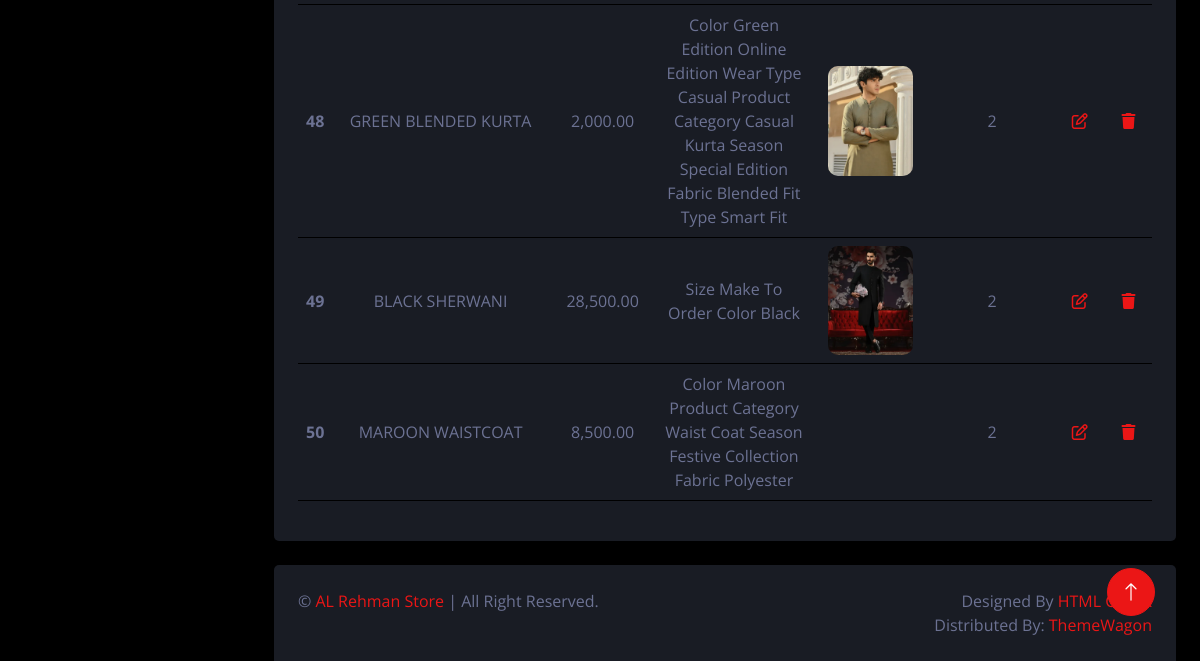
Page /Admin/index_dashboard.php?VIEWproduct (lower part) on the earlier database version.
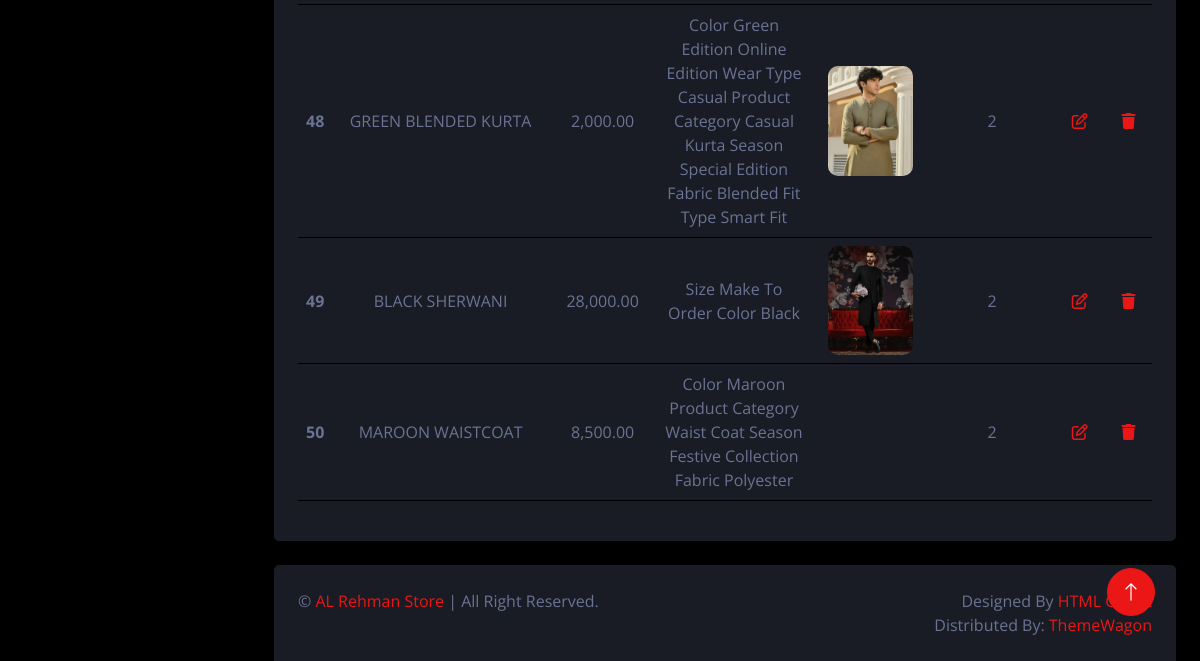
Same page on the later database version.
### tables this page shows
CREATE TABLE `products` (
  `p_id` int(255) NOT NULL,
  `p_name` varchar(255) NOT NULL,
  `p_price` varchar(255) NOT NULL,
  `p_des` varchar(255) NOT NULL,
  `p_image` varchar(300) NOT NULL,
  `p_category` int(255) NOT NULL
);

### Admin/view_product.php (the view, shortened to what this page needs)
<div class="container-fluid pt-4 px-4">
    <div class="row g-4">
        <div class="col-12">
            <div class="bg-secondary rounded h-100 p-4">
                <div class="table-responsive">
                    <table class="table" style="text-align: center; vertical-align: middle;">
                        <tbody>
                            <?php
                            include 'connection_dashboard.php';
                            $select_product_view = mysqli_query($conn, " SELECT * FROM `products` ");
                            while ($fetch_products_view = mysqli_fetch_assoc($select_product_view)) {
                            ?>
                                <tr>
                                    <th scope="row"><?php echo $fetch_products_view['p_id'] ?></th>
                                    <td><?php echo $fetch_products_view['p_name'] ?></td>
                                    <td><?php echo $fetch_products_view['p_price'] ?></td>
                                    <td style="width: 155px;"><?php echo $fetch_products_view['p_des'] ?></td>
                                    <td style="text-align: center;"><img style="width: 85px;border-radius: 10px;" src="../Content/product_images/<?php echo $fetch_products_view['p_image'] ?>" alt=""></td>
                                    <td><?php echo $fetch_products_view['p_category'] ?></td>
                                    <td style="cursor: pointer;"> <a href="update_product.php?UPDATEproduct=<?php echo $fetch_products_view['p_id'] ?>"> <i class="fa-regular fa-pen-to-square"></i> </a> </td>
                                    <td style="cursor: pointer;"> <a href="delete_product.php?DELETEproduct=<?php echo $fetch_products_view['p_id'] ?>"> <i class="fa-solid fa-trash"></i> </a> </td>
                                </tr>
                            <?php
                            }
                            ?>
                        </tbody>
                    </table>
                </div>
            </div>
        </div>
    </div>
</div>

### Admin/index_dashboard.php (shortened to what this page needs)
<?php
include 'connection_dashboard.php';
?>
<!DOCTYPE html>
<html lang="en">
<head>
    <link rel="stylesheet" href="https://cdnjs.cloudflare.com/ajax/libs/font-awesome/6.4.2/css/all.min.css">
    <link href="https://cdnjs.cloudflare.com/ajax/libs/font-awesome/5.10.0/css/all.min.css" rel="stylesheet">
    <link href="https://cdn.jsdelivr.net/npm/bootstrap-icons@1.4.1/font/bootstrap-icons.css" rel="stylesheet">
    <link href="lib/owlcarousel/assets/owl.carousel.min.css" rel="stylesheet">
    <link href="lib/tempusdominus/css/tempusdominus-bootstrap-4.min.css" rel="stylesheet" />
    <link href="css/bootstrap.min.css" rel="stylesheet">
    <link href="css/style.css" rel="stylesheet">
</head>
<body>
    <div class="container-fluid position-relative d-flex p-0">
        <div class="content">
            <?php
            if (isset($_GET['ADDproduct'])) {
                include 'add_product.php';
            } else if (isset($_GET['ADDcategory'])) {
                include 'add_category.php';
            } else if (isset($_GET['VIEWproduct'])) {
                include 'view_product.php';
            }
            ?>
            <div class="container-fluid pt-4 px-4">
                <div class="bg-secondary rounded-top p-4">
                    <div class="row">
                        <div class="col-12 col-sm-6 text-center text-sm-start">
                            &copy; <a href="#">AL Rehman Store</a> | All Right Reserved.
                        </div>
                        <div class="col-12 col-sm-6 text-center text-sm-end">
                            Designed By <a href="">HTML Codex</a>
                            <br>Distributed By: <a href="" target="_blank">ThemeWagon</a>
                        </div>
                    </div>
                </div>
            </div>
        </div>
        <a href="#" class="btn btn-lg btn-primary btn-lg-square back-to-top"><i class="bi bi-arrow-up"></i></a>
    </div>
</body>
</html>

### Admin/css/style.css (style rules this page uses)
:root { --primary: #EB1616; --secondary: #191C24; --light: #6C7293; --dark: #000000; }
.back-to-top { position: fixed; display: none; right: 45px; bottom: 45px; z-index: 99; }
.btn { transition: .5s; }
.btn-lg-square { width: 48px; height: 48px; }
.btn-square, .btn-sm-square, .btn-lg-square { padding: 0; display: inline-flex; align-items: center; justify-content: center; font-weight: normal; border-radius: 50px; }
.content { margin-left: 250px; min-height: 100vh; background: var(--dark); transition: 0.5s; }
@media (min-width: 992px) { .content { width: calc(100% - 250px); } }

Differences in the rows shown:
changed products "BLACK SHERWANI": p_price "28,500.00" → "28,000.00"
